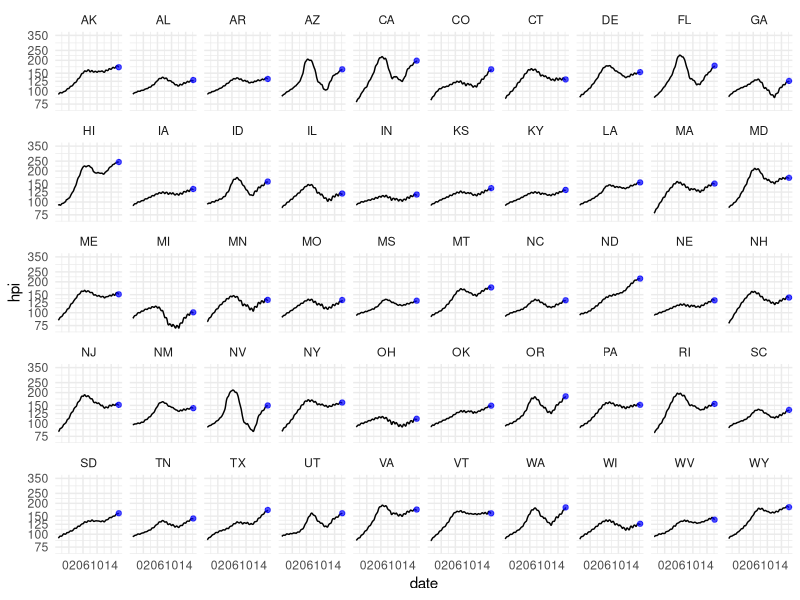
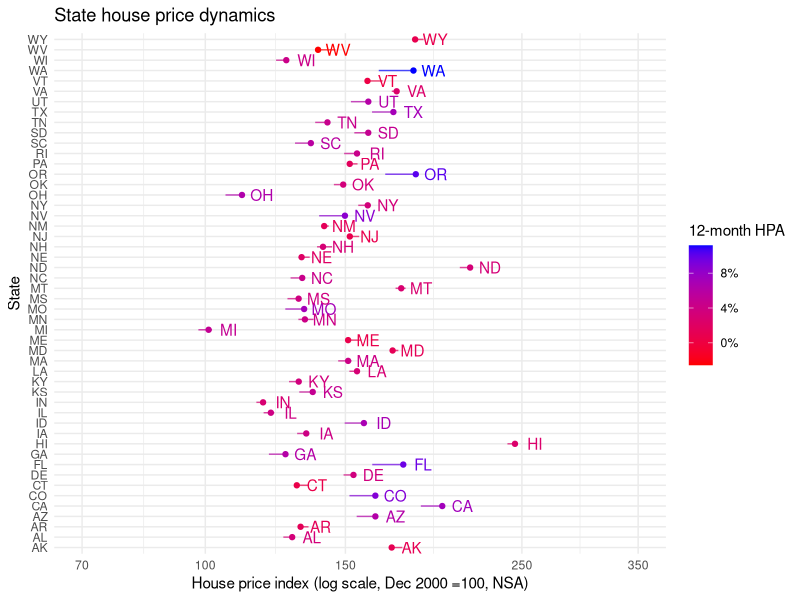

Generate these figures, in order, with R:
## ---- chunk 1
##load up the necessary packages
library(readr)
library(dplyr)
library(tidyr)
library(lubridate)
library(stringr)
library(readxl)
library(ggplot2)
library(scales)
library(zoo)
##can you see my cursor? why are you using the zoo package here? are you working with time series?
##indeed, i am
## ---- chunk 2
##import the states data
states  <- read_excel("states.xls", skip = 4)

##rename the columns by state abbreviation and remove the unneeded rows at the bottom
colnames(states)<-states[1,]
states<-states[c(-1,-497:-512),]

##replace the month column with a better named/formatted date column
colnames(states)[1] <- "date"
states$date<-seq(mdy('01/01/1975'),mdy('03/01/2016'),by='months')

##make sure the columns are numeric. Why necessary? read_excel imported the data as characters
##because of the NA characters in the original excel file
states[,c(2:54)] = apply(states[,c(2:54)], 2, function(x) as.numeric(x))

##manipulate and create new variables
states_wrangled <-states  %>% 
  ##gather from wide to long format
  gather(state,hpi, -date) %>%
  ##round hpi to four digits
  mutate(hpi = round(hpi, digits = 4)) %>%
  ##create a column called year and month by separating the date column
  separate(date, into = c("year", "month"), sep = '-', convert = TRUE, remove = FALSE) %>% 
  ##create new column: hpa, hpa12, hpa3 etc.
  mutate(
         hpa = ((1+(hpi-lag(hpi))/hpi)^12)-1, 
         hpa12 = ((1+(hpi-lag(hpi, 12))/hpi)^1)-1, 
         hpa3 = ((1+(hpi-lag(hpi, 3))/hpi)^4)-1,
         hpi12 = lag(hpi, 12), 
         hpi12min = rollapply(hpi, 12, min, fill=NA, na.rm=FALSE,align='right'),
         hpi12max = rollapply(hpi, 12, max, fill=NA, na.rm=FALSE,align='right')
  ) 

## ---- chunk 3
##remove DC and US totals so we just have the states
names <- c("United", "DC")
states_only<-filter(states_wrangled, !grepl(paste(names, collapse = '|'), state)) 

## work with data from 1999-2016
states_1999 <- states_only %>%
  filter(date >= "1999-01-01")

##drop the states_1999 object into the code used on the blog

freddiePlot1<-
  ggplot(states_1999, aes(x=date,y=hpi)) +
  theme_minimal()+
  scale_x_date(labels= date_format("%y"),date_breaks="4 year",
               limits = as.Date(c('1999-01-01','2016-03-30'))) +
  scale_y_log10(limits=c(70,350), breaks=c(75,100,125,150,200,250,350)) +
  geom_line(color="black") + 
  geom_point(data = subset(states_1999, year == 2016 & month == 3), 
             aes(x=date,y=hpi), color="blue", alpha=0.7) +
  facet_wrap(~state, ncol=10)

freddiePlot1
## ---- chunk 4
freddiePlot2 <-
  ggplot(data=subset(states_1999, year==2016 & month==3), 
         aes(x=hpi, y=state, label=state, color=hpa12)) +
  geom_text(nudge_x = 0.025) +
  geom_point() +
  scale_x_log10(limits=c(70,350), breaks=c(70,100,150,250,350))+
  geom_segment(aes(xend=hpi12min,x=hpi12max,y=state,yend=state),alpha=0.7)+
  theme_minimal()  +
  scale_colour_gradient(low="red",high="blue",name = "12-month HPA",labels = percent) +
  labs(y="State", x= "House price index (log scale, Dec 2000 =100, NSA)",
       title="State house price dynamics")

freddiePlot2
##why did you choose those colors? 
